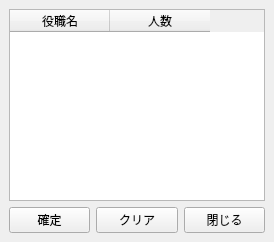
<?xml version="1.0" encoding="UTF-8"?>
<ui version="4.0">
 <class>SimpleRoleCountWindow</class>
 <widget class="QMainWindow" name="SimpleRoleCountWindow">
  <property name="windowTitle"><string>簡易モード人数入力</string></property>
  <widget class="QWidget" name="centralwidget">
   <layout class="QVBoxLayout" name="mainLayout">
    <item><widget class="QTableWidget" name="roleCountTable"><column><property name="text"><string>役職名</string></property></column><column><property name="text"><string>人数</string></property></column></widget></item>
    <item><layout class="QHBoxLayout" name="buttonLayout"><item><widget class="QPushButton" name="confirmButton"><property name="text"><string>確定</string></property></widget></item><item><widget class="QPushButton" name="clearButton"><property name="text"><string>クリア</string></property></widget></item><item><widget class="QPushButton" name="closeButton"><property name="text"><string>閉じる</string></property></widget></item></layout></item>
   </layout>
  </widget>
 </widget>
 <resources/>
 <connections/>
</ui>
